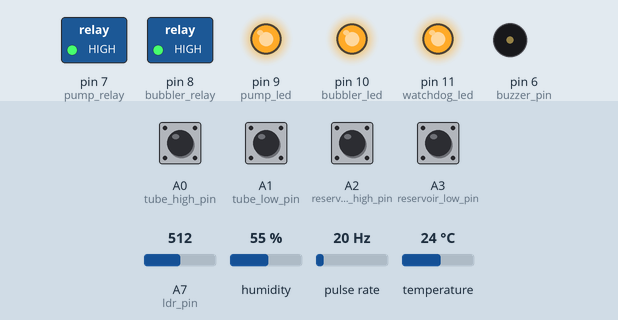
This sketch was run on a simulated Arduino Nano, built with avr-gcc and run on an emulated ATmega328P. Shown: switched loads named in the sketch (green lamp = pin HIGH), output pins drawn as LEDs (lit = HIGH), buzzer (waves = sounding, pin HIGH). Wiring (inferred from the names in the program): pulse sensor: data pin 2. The inputs (shaded band) are chosen by the test bench; at power-on: A0 (tube_high_pin), A1 (tube_low_pin), A2 (reservoir_high_pin), A3 (reservoir_low_pin) HIGH, A7 (ldr_pin) = 512, humidity 55 %, pulse rate 20 Hz, temperature 24 °C. The local clock reads 2024-03-15 10:24:30 at power-on unless the sketch sets it; what the sketch prints to the serial monitor is not drawn.

Above: at 6.7 s.
Timing chart, 0 to 9.2 s (numbered marks = the images above):
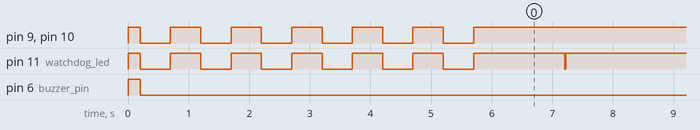

The sketch:

Hydro1.ino
```cpp
/*
TODO:
android app
light sensor+ bubbler on-off
use pulse counter to abort pump
beeper modes
resilient: recovery from RTC /flow meter failure
MAC address of Bluetooth HC-05 is 98:D3:32:20:EA:01
Connect the HC-05 TX to Arduino's Rx  pin.
Connect the HC-05 RX to Arduino's Tx  pin through a 1K:2K voltage divider.
RTC module is DS3231.
Temperature & humidity sensor is DHT11.
*/
#include <Timer.h>
#include <dht.h>
#include <SoftwareSerial.h>
#include <TimeLib.h>
#include <Time.h>         //http://www.arduino.cc/playground/Code/Time
#include <Wire.h>         //http://arduino.cc/en/Reference/Wire (included with Arduino IDE)
#include <DS3232RTC.h>    //http://github.com/JChristensen/DS3232RTC

const byte pump_relay = 7;          // active LOW
const byte bubbler_relay = 8;       // active LOW
const byte pump_led = 9;            // active LOW
const byte bubbler_led = 10;        // active LOW
const byte watchdog_led = 11;       // active LOW
const byte buzzer_pin = 6;          // active HIGH
const byte flow_pin = 2;            // interrupt 0 pin - no pullup
//const byte rtc_pin = 3;           // interrupt 1 pin - no pullup
const byte ldr_pin = A7;            // external 10K POT for sensitivity
const byte dht_pin = 12;            // 10K external pullup
const byte tube_high_pin = A0;      // active LOW input; internal pullup
const byte tube_low_pin = A1;       // active LOW input; internal pullup
const byte reservoir_high_pin = A2; // active LOW input; internal pullup
const byte reservoir_low_pin = A3;  // active LOW input; internal pullup

Timer T;  // software timer
dht DHT;
SoftwareSerial BTSerial(4, 5); // RX, TX from Arduino's point of view

unsigned int tick_interval = 1000; // in milliSec;
boolean pump_enabled = true;
boolean pump_running = false;
boolean bubbler_running = false;
boolean water_flowing = false;
boolean reservoir_high = 1; // active LOW input
boolean reservoir_low = 1; // active LOW input
boolean tube_high = 1; // active LOW input
boolean tube_low = 1; // active LOW input

volatile int pulse_count = 0; // count per 2 second interval
int pulse_count_copy = 0; // make a copy for leisurely processing
int light_intensity = 0;
float temperatur = 0.0f; // 'temperature' is an existing key word
float humidity = 0.0f;

void loop() {
    T.update();
}

void setup() {
    pinMode(pump_relay, OUTPUT);
    pinMode(bubbler_relay, OUTPUT);
    pinMode(pump_led, OUTPUT);
    pinMode(bubbler_led, OUTPUT);
    pinMode(watchdog_led, OUTPUT);
    pinMode(buzzer_pin, OUTPUT);

    digitalWrite(pump_relay, HIGH);       // active LOW
    digitalWrite(bubbler_relay, HIGH);    // active LOW
    digitalWrite(pump_led, HIGH);         // active LOW
    digitalWrite(bubbler_led, HIGH);      // active LOW
    digitalWrite(watchdog_led, HIGH);     // active LOW
    digitalWrite(buzzer_pin, LOW);        // active HIGH

    pinMode(flow_pin, INPUT_PULLUP);      // flow meter interrupt - no pullup
    //pinMode(rtc_pin, INPUT_PULLUP);   // RTC interrupt - internal pullup
    pinMode(dht_pin, INPUT);       // 10K external pullup
    pinMode(ldr_pin, INPUT);       // external 10K POT for sensitivity
    pinMode(tube_high_pin, INPUT_PULLUP);       // active LOW input
    pinMode(tube_low_pin, INPUT_PULLUP);        // active LOW input
    pinMode(reservoir_high_pin, INPUT_PULLUP);  // active LOW input
    pinMode(reservoir_low_pin, INPUT_PULLUP);   // active LOW input

    Serial.begin(9600);
    Serial.println("Hydroponics tube starting...");
    BTSerial.begin(9600);
    blinker();
    if (!init_RTC())
        error_loop(); // cry for 10 minutes !
    attachInterrupt(0, pulse_ISR, RISING);  //rising edges from the flow meter
    T.every(tick_interval, tick);  // software timer
}

byte epoch = 0; // 4 seconds epoch, split at 1 second resolution
byte block_count = 0;  // 1 minute is a block
void tick() {
    switch(epoch) {
        case 0:
            check_pump_start();
            if (!check_oflow_uflow()) {
                stop_pump();    // emergency stop
                pump_enabled = false;
            }
            T.pulse(watchdog_led, 20, HIGH); // active low
            break;
        case 1:
            read_flow_meter();   // sensitive to delay; do this first on the epoch
            check_pump_stop();   // scheduled stop
            if (pump_running)
                T.pulse(pump_led, 40, HIGH); // active low
            break;
        case 2:
            if (!check_oflow_uflow()) {
                stop_pump();   // emergency stop
                pump_enabled = false;
            }
            send_status();
            T.pulse(watchdog_led, 20, HIGH); // active low
            break;
        case 3:
            read_flow_meter();   // sensitive to delay; do this first on the epoch
            check_bubbler_start_stop();
            if (bubbler_running)
                T.pulse(bubbler_led, 40, HIGH); // active low
            break;
    }
    epoch = (epoch+1)%4;  // 4 seconds
    block_count = (block_count+1)%60;  // 1 minute
    if (block_count==0) {
        read_sensors();
        send_data();
    }
}

void read_sensors() { // TODO: read them once a minute
    light_intensity = analogRead(ldr_pin);
    // Reading the DHT11 takes about 250 milliseconds!
    DHT.read11(dht_pin);
    temperatur = DHT.temperature;
    humidity = DHT.humidity;
}

boolean check_pump_start() {
    //if (!alarm_triggered) return 0;
    if (!RTC.alarm(ALARM_1)) return 0;
    if (!pump_enabled) return 0;
    if (!check_oflow_uflow) return 0;
    return(start_pump());
}

boolean check_pump_stop(){
    //if (!alarm_triggered) return 0;
    if (!RTC.alarm(ALARM_2)) return 0;
    return(stop_pump());
}

boolean start_pump(){
    arm_flow_meter_alarm();
    digitalWrite(pump_relay, LOW); // active low
    pump_running = true;
    pump_enabled = true; // TODO: revisit this
    return 1;
}

boolean stop_pump(){
    digitalWrite(pump_relay, HIGH); // active low
    pump_running = false;
    return 1;
}

/*
 * Updates the 4 flags of water level indicator.
 * Returns 0 if there is a crisis, 1 otherwise
 * Crisis1: reservoir_low_pin==LOW (underflow: reservoir is nearly empty)
 * Crisis2: tube_high==LOW (overflow from tube)
 */
boolean check_oflow_uflow() {
    reservoir_high = digitalRead(reservoir_high_pin); // active LOW input
    reservoir_low = digitalRead(reservoir_low_pin); // active LOW input
    tube_high = digitalRead(tube_high_pin); // active LOW input
    tube_low = digitalRead(tube_low_pin); // active LOW input
    if (!tube_high) return (0);
    if (!reservoir_low) return (0);
    return (1);
}

/*
 * Status packet: S 0101 1010 9999\r\n
 * From left to right:
 * S followed by a SPACE. Then a group of 4 bits
 * bit 1: pump enabled ?
 * bit 2: pump running ?
 * bit 3: bubbler running ?
 * bit 4: water flowing ?
 * Then, a SPACE and then a group of 4 bits
 * bit 1,2: reservoir level high, low reached (0=asserted)
 * bit 3,4: tube level high, low reached (0=asserted)
 * integer at the end: flow meter reading: count per 2 seconds
 */
char status_str[25] = "**** **** **** **** ****";
void send_status(){
    sprintf(status_str,
        "S %1d%1d%1d%1d %1d%1d%1d%1d %3d\r\n",
        pump_enabled, pump_running, bubbler_running, water_flowing,
        reservoir_high, reservoir_low, tube_high, tube_low,
        pulse_count_copy
        );
    BTSerial.write(status_str);
}

/*
 * Data packet: D 9999 99.9 99.9\r\n
 * first, integer: light level from LDR
 * second, float: temperature in C from DHT11
 * third, float: % humidity from DHT11
 */
char data_str[25] = "**** **** **** **** ****";
void send_data(){
    sprintf (data_str,
        "D %d %d.%1d %d.%1d\r\n",
        light_intensity,
        (int) temperatur, ((int)temperatur*10)%10,
        (int) humidity, ((int)humidity*10)%10
        );
    BTSerial.write(data_str);
}

void arm_flow_meter_alarm(){}

int flow_threshold = 20;  // TODO: check this
void read_flow_meter(){
    cli();            // Disable interrupts
    pulse_count_copy = pulse_count;
    pulse_count = 0;  // ready for next counting
    sei();            // Enable interrupts
    water_flowing = (pulse_count_copy > flow_threshold);
}

boolean flow_meter_alarm_triggered(){// TODO: implement fully
    pump_enabled = false;
}

void check_bubbler_start_stop(){}
void make_time_stamp(){}

void beep (int mode) {
  digitalWrite(buzzer_pin, HIGH);
  delay(200);
  digitalWrite(buzzer_pin, LOW);
}

void alarm_ISR(){}

void pulse_ISR () { // pulse counting ISR for flow meter
    pulse_count++; //
}

void reset_alarm() {  // TODO: A push button to call this ? remote reset by BT ? auto reset ?
    pump_enabled = true;
}

boolean init_RTC() {
    setSyncProvider(RTC.get); // sync with RTC every 5 minutes
    if (timeStatus() != timeSet) {
        Serial.println("* FAILED to Synchronize with RTC !!!!");
        return (false);
    }
    else
        Serial.println("Synchronized with RTC.");
    //Disable the default square wave of the SQW pin
    RTC.squareWave(SQWAVE_NONE);  // use the SQW pin only for alarm triggering

    //Attach an interrupt on the falling of the SQW pin of DS3231.
    //pinMode(rtc_pin, INPUT_PULLUP);
    //attachInterrupt(INT1, alarm_ISR, FALLING); // SQW occurs on the falling edge (active low)

    //Set an alarm at the start of every hour
    RTC.setAlarm(ALM1_MATCH_MINUTES, 0, 0, 0, 1);    //daydate parameter should be between 1 and 7
    RTC.alarm(ALARM_1);                   //ensure RTC interrupt flag is cleared
    //RTC.alarmInterrupt(ALARM_1, true);

    //Set an alarm every 10th minute of every hour.
    RTC.setAlarm(ALM2_MATCH_MINUTES, 0, 10, 0, 1);    //daydate parameter should be between 1 and 7
    RTC.alarm(ALARM_2);                   //ensure RTC interrupt flag is cleared
    //RTC.alarmInterrupt(ALARM_2, true);
    return (true);
}

// CAUTION: long loop crying for attention
void error_loop (){
    for (int i=0; i<200; i++)
        blinker();
}

void blinker() {
    digitalWrite(pump_relay, HIGH);   // active LOW
    digitalWrite(bubbler_relay, HIGH);   // active LOW
    beep(0);
    for (int i=0; i<6; i++) {
        digitalWrite(pump_led, LOW);
        digitalWrite(bubbler_led, LOW);
        digitalWrite(watchdog_led, LOW);
        delay(500);
        digitalWrite(pump_led, HIGH);
        digitalWrite(bubbler_led, HIGH);
        digitalWrite(watchdog_led, HIGH);
        delay(500);
    }
}
```

Measured:
- by itself, pin 11 (watchdog_led): goes 5 × (LOW 0.50 s, HIGH 0.50 s), LOW 0.50 s, HIGH 1.5 s, 30 × (LOW 0.02 s, HIGH 4.0 s), LOW 0.02 s, then HIGH
